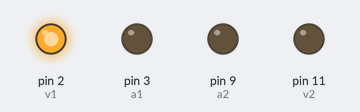
This sketch was run on a simulated Arduino Uno, built with avr-gcc and run on an emulated ATmega328P. Parts: output pins drawn as LEDs (lit = HIGH). Pins used as bus, display or sensor lines are not drawn.

Above: at 0.7 s.
At 1.9 s:
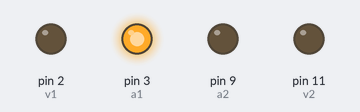
At 3.0 s:
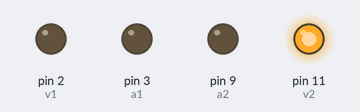
At 4.2 s:
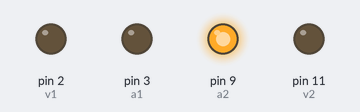
Timing chart, 0 to 6.0 s (numbered marks = the images above):
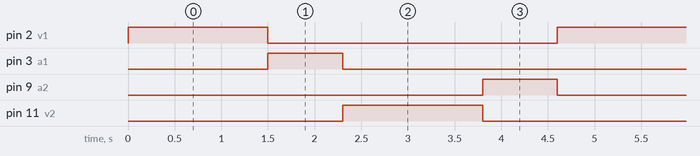

Measured:
- by itself, pin 2 (v1), pin 11 (v2): alternates HIGH for 1.5 s and LOW for 3.1 s
- by itself, pin 3 (a1), pin 9 (a2): alternates HIGH for 0.80 s and LOW for 3.8 s
- by itself, everything shown: repeats every 4.6 s, in 5 steps

The sketch:

semaforo.ino
```cpp
int v1=2;
int a1=3;
int r1=4;
int v2=11;
int a2=9;
int r2=8;
int cont=0;

void setup() {
  // put your setup code here, to run once:
pinMode(v1, OUTPUT);
pinMode(a1, OUTPUT);
pinMode(r1, OUTPUT);
pinMode(v2, OUTPUT);
pinMode(a2, OUTPUT);
pinMode(r2, OUTPUT);
}

void loop() {
  // put your main code here, to run repeatedly:
  cont=0;
digitalWrite(v1, HIGH);
digitalWrite(r2, HIGH);
delay(1500);
digitalWrite(v1, LOW);
while(cont<4){
  digitalWrite(a1, HIGH);
  delay(200);
  digitalWrite(a1, LOW);
  cont++;
}
digitalWrite(r2, LOW);

cont=0;
digitalWrite(v2, HIGH);
digitalWrite(r1, HIGH);
delay(1500);
digitalWrite(v2, LOW);
while(cont<4){
  digitalWrite(a2, HIGH);
  delay(200);
  digitalWrite(a2, LOW);
  cont++;
}
digitalWrite(r1, LOW);
}
```
